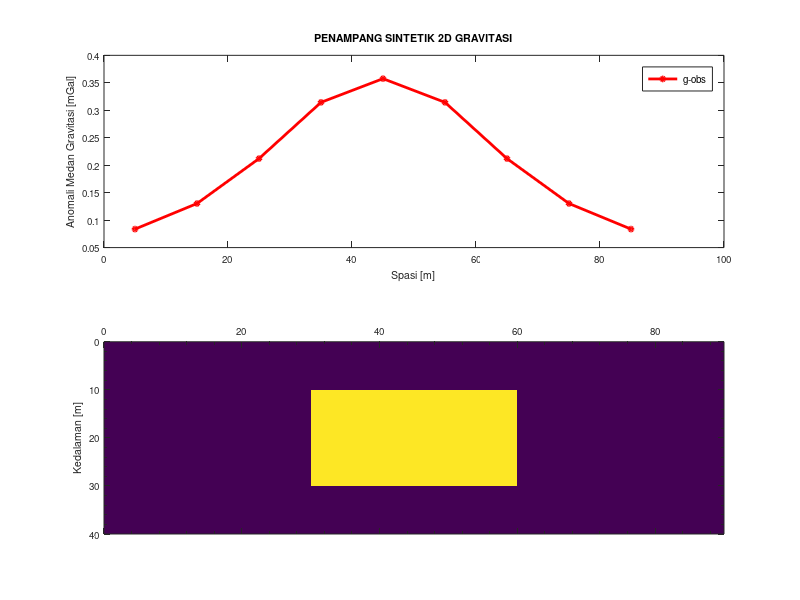

The MATLAB script that drew this image: (Note: this script raises an error after producing the figure.)
%-----------------------------------------------------------------------
% Program Forward Model Gravitasi 2D
% Refererensi Last Kubik
% Dibuat Oleh Dr. Eng. Jamhir Safani
% Dikembangkan oleh Al Rubaiyn
% Kendari 28 Mei 2015
%-----------------------------------------------------------------------
clc; clear all;
G=6.6732e-11;   % Kontanta Gravirtasi damalm Mks

l0 =0.01; 
dx = 10; %(m)
dh =10; %(m)
rho = 1000; %(kg/m^3)
nx = 9; nz =4 ;

V = zeros(nz,nx);
% V(2,3)=rho;
% V(3,3)=rho;
% V(3,4)=rho;
% V(4,4)=rho;
% V(4,5)=rho;
% V(5,5)=rho;
V(2,4)=rho;
V(2,5)=rho;
V(2,6)=rho;
V(3,4)=rho;
V(3,5)=rho;
V(3,6)=rho;


VV = V(:);

d=dx; %station spacing
h=dh; %depth spacing (thickness)
 
x1 = [0:dx:(nx-1)*dx];
x = x1+d/2;
 
z1 = [0:h:(nz-1)*h]';
z = z1+h/2;
zz = repmat(z,1,nx);
xx = repmat(x,nz,1);
 
nb = nx*nz;
 
for i=1:nx
    for j = 1:nb
        r1 = ((zz(j)-h/2).^2 + (x(i)-xx(j)+d/2).^2).^0.5;
        r2 = ((zz(j)+h/2).^2 + (x(i)-xx(j)+d/2).^2).^0.5;
        r3 = ((zz(j)-h/2).^2 + (x(i)-xx(j)-d/2).^2).^0.5;
        r4 = ((zz(j)+h/2).^2 + (x(i)-xx(j)-d/2).^2).^0.5;
        theta1 = atan((x(i)-xx(j)+d/2)/(zz(j)-h/2));
        theta2 = atan((x(i)-xx(j)+d/2)/(zz(j)+h/2));
        theta3 = atan((x(i)-xx(j)-d/2)/(zz(j)-h/2));
        theta4 = atan((x(i)-xx(j)-d/2)/(zz(j)+h/2));
 
        %theta1 = theta1*180/pi; theta2 = theta2*180/pi; theta3 = theta3*180/pi; theta4 = theta4*180/pi;
        
        AA(i,j) = 2*G*(...
            (x(i)-xx(j)+d/2)*log((r2*r3)/(r1*r4))...
            + d*log(r4/r3)...
            - (zz(j)+h/2)*(theta4-theta2)...
            + (zz(j)-h/2)*(theta3-theta1));
        
    end
     
end

GG = AA*VV;
figure 
subplot(2,1,1); plot(x,GG*1e5,'ro-','LineWidth',2.0,'MarkerSize',3);
title('PENAMPANG SINTETIK 2D GRAVITASI', 'fontweight','bold','fontsize',11)
ylabel('Anomali Medan Gravitasi [mGal]','fontsize',7);
xlabel('Spasi [m]','fontsize',7);
set(gca,'fontsize',7,'XMinorTick','off');
hleg= legend('g-obs','Location','NorthEast');
set(hleg,'FontAngle','italic','FontSize',7);

subplot(2,1,2); imagesc(x,z,V);
% subplot(2,1,2); contourf(x,-z,V);
ylabel('Kedalaman [m]','fontsize',7);
% ax=gca;
set(gca,'XAxisLocation','top','fontsize',7,'XMinorTick','on','YMinorTick','on');

colorbar('horiz');
colormap('default');
% colorbar('vert'); colormap(cool);
% view(0,270)
% grid on
% set(gca,'YLim',[-nz*dh 0])
% set(gca,'YTick',[-nz*dh:dh:0])
set(gca, 'GridLineStyle', '-');
% set(gca,'XGrid','on','YGrid','on','ZGrid','on')
% grid(gca,'minor');


hasil= [x' GG*1e5];%satuan dalam mGal
% hasil= [x' GG*1e8]; %satuan dalam mikroGal
% dlmwrite('grav_obs.dat',hasil,'newline','pc','delimiter','\t','precision','%10.5f');